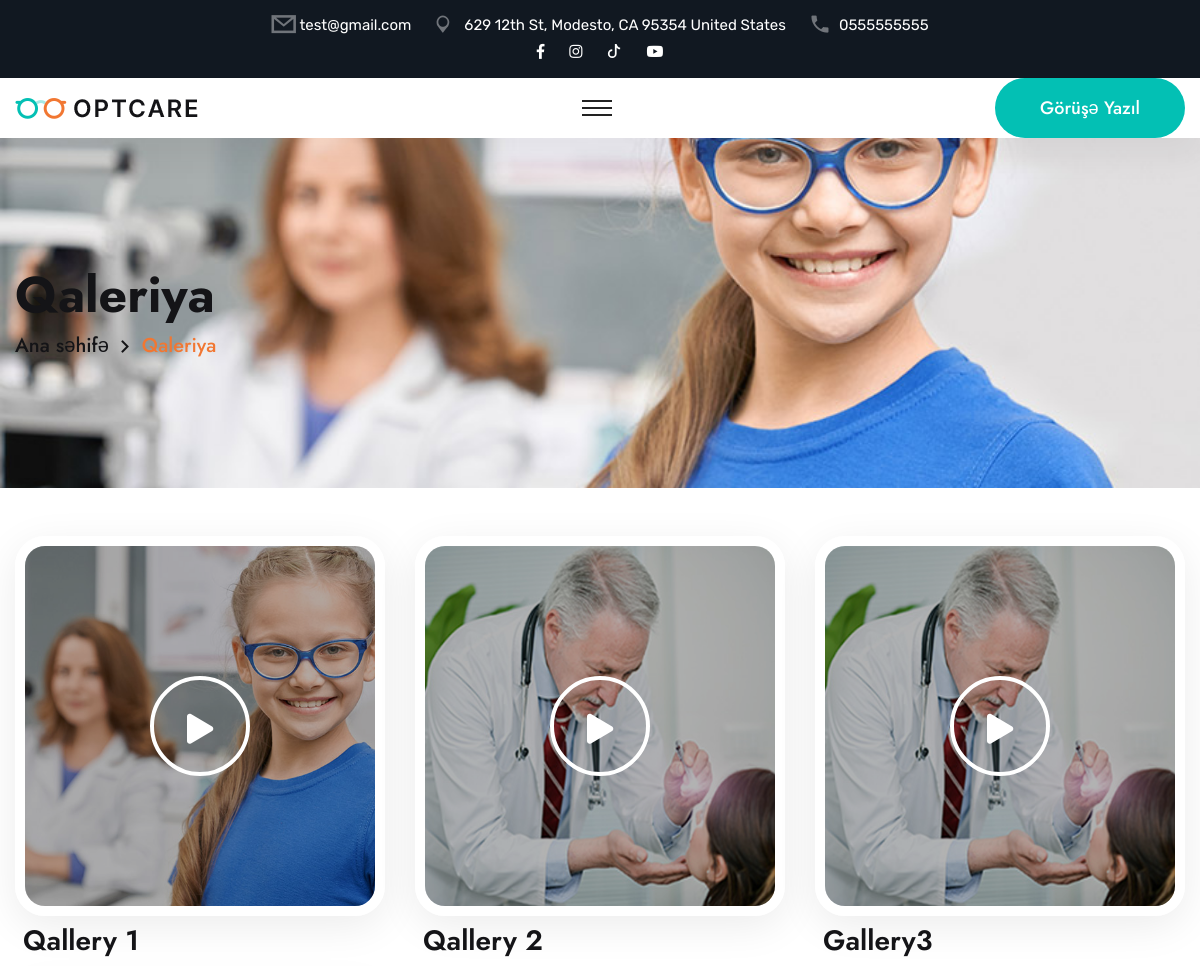
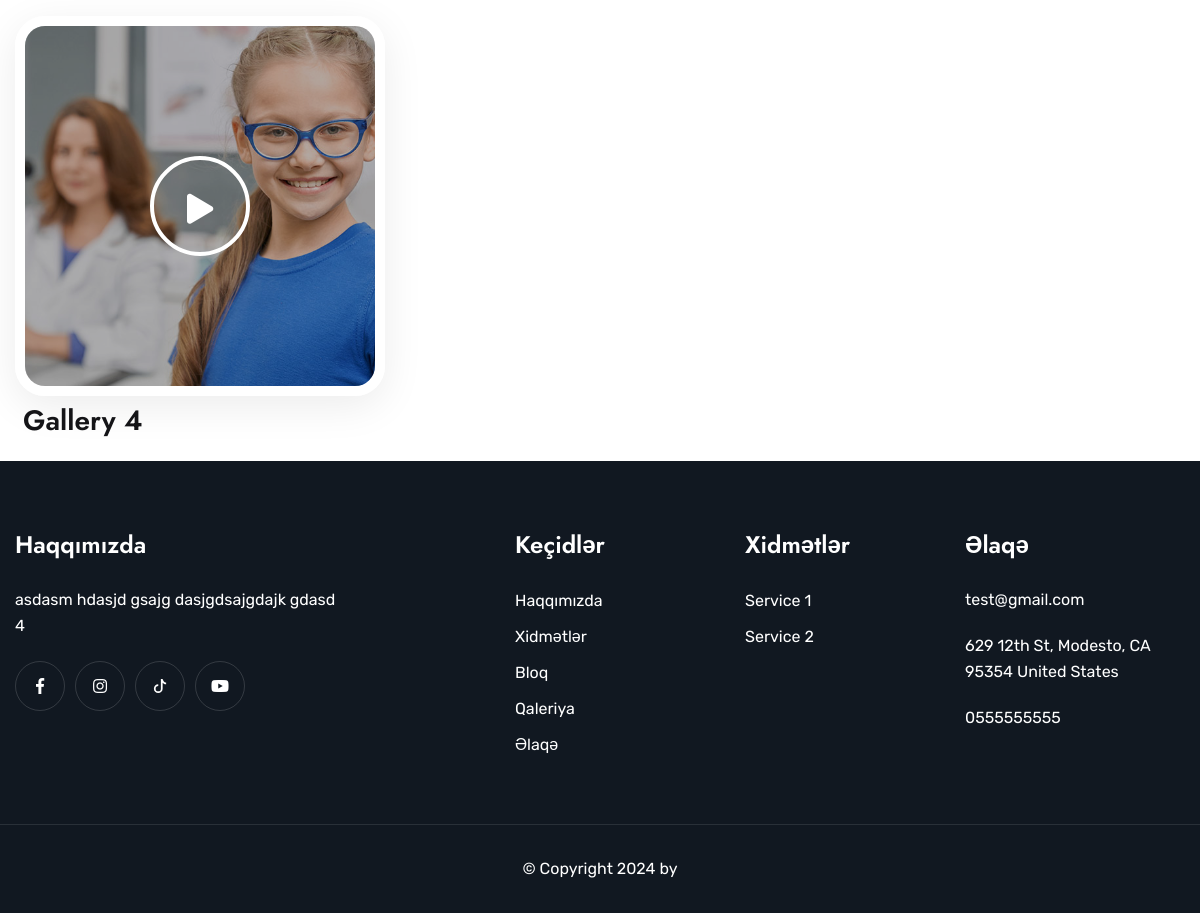
Page /gallery/ on the committed database (2 pictures, top to bottom).
### core/models.py (models this page shows, shortened)
class GeneralSettings(models.Model):
    site_title = models.CharField(
        max_length=200, verbose_name="Saytın başlığı", null = True, blank = True)
    adress = models.CharField(max_length=1500, verbose_name="Ünvan", null=True, blank = True)
    phone_number = models.CharField(
        max_length=50, verbose_name="Nömrə", null=True, blank=True)
    email = models.EmailField(blank = True)
    g_adress = models.CharField(
        max_length=1500, verbose_name="Google Map linki", null=True, blank=True)
    g_adress_iframe = models.TextField(
        verbose_name="Google Map Iframe linki", null=True, blank=True)
    logo = models.FileField(verbose_name="logo",
                            blank=True, upload_to="general_settings_logo")
    mobile_logo = models.FileField(verbose_name="Mobile logo",
                                   help_text="Mobile logo", blank=True, null=True, upload_to="general_settings_mobile_logo")
    favicon = models.FileField(verbose_name="favicon",
                               blank=True, null=True, upload_to="general_settings_favicon")
    footer_logo = models.FileField(help_text="Footer logo", blank=True, null=True, upload_to="general_settings_footer_logo")
    footer_description = models.TextField(null = True, blank = True)
    copyright_title = models.CharField(max_length = 100, blank = True)
    pages_banner_image = models.ImageField(upload_to = 'banner_image', verbose_name = 'Səhiflərdəki banner photo', null = True, blank = True)
    facebook = models.CharField(
        max_length=200, verbose_name="Facebook", blank=True)
    instagram = models.CharField(
        max_length=200, verbose_name="Instagram", blank=True)
    youtube = models.CharField(
        max_length=200, verbose_name="Youtube", blank=True)
    tiktok = models.CharField(
        max_length=200, verbose_name="TikTok", blank=True)
    class Meta:
        verbose_name = "Setting"
        verbose_name_plural = "General Settings"

class Gallery(models.Model):
    title = models.CharField(max_length = 500)
    image = models.ImageField(upload_to = 'gallery')
    youtube_link = models.TextField(null = True, blank = True)
    class Meta:
        verbose_name = "Qaleriya"
        verbose_name_plural = "Qaleriya"

class Service(models.Model):
    title = models.CharField(max_length = 100)
    slug = models.SlugField(blank=True, null=True, unique = True)
    icon = models.ImageField(upload_to = 'service_icon', null = True)
    image = models.ImageField(upload_to = 'service')
    description = RichTextUploadingField(null = True)
    is_home_page = models.BooleanField(default = False)
    class Meta:
        verbose_name = "Xidmət"
        verbose_name_plural = "Xidmətlər"
    def get_absolute_url(self):
        return reverse("service-detail", args=[str(self.slug)])

### core/views.py (the view)
# urls.py: path('gallery/', views.GalleryPageView.as_view(), name='gallery'),
class GalleryPageView(ListView):
    model = Gallery
    template_name = 'gallery.html'
    context_object_name = 'galleries'
    paginate_by = 9
    def get_queryset(self):
        return Gallery.objects.all()

### core/context_processors.py (called while the page is built)
def extras(request):
    context={
        'setting': GeneralSettings.objects.first(),
        "f_services": Service.objects.all()[:6],
        'c_blogs': Blog.objects.all()[:2],
        'current_year': datetime.datetime.now().year
    }
    return context

### core/templates/gallery.html (shortened to what this page needs)
{% extends "base.html" %}
{% block content %}
{% load static %}
{% include "components/page-title.html" with page="Qaleriya" %}
<section class="contact-section p_relative pt-5">
    <div class="auto-container">
        <div class="row clearfix">
            {% for gallery in galleries %}
            <div class="col-lg-4 col-md-6 col-sm-12 video-column mb-4">
                <div class="video-inner gallery_image" style="background-image: url({{gallery.image.url}});">
                    <div class="video-btn">
                        <a href="{{gallery.youtube_link}}" class="lightbox-image" data-caption=""><i class="fas fa-play"></i></a>
                    </div>
                </div>
                <h3 class="pt-2 pl-2">{{gallery.title}}</h3>
            </div>
            {% endfor %}
        </div>
    </div>
</section>
{% endblock content %}

### templates/base.html (shortened to what this page needs)
{% load static %}
<!DOCTYPE html>
<html lang="en">
<head>
<link href="{% static "assets/css/font-awesome-all.css" %}" rel="stylesheet">
<link href="{% static "assets/css/flaticon.css" %}" rel="stylesheet">
<link href="{% static "assets/css/owl.css" %}" rel="stylesheet">
<link href="{% static "assets/css/bootstrap.css" %}" rel="stylesheet">
<link href="{% static "assets/css/jquery.fancybox.min.css" %}" rel="stylesheet">
<link href="{% static "assets/css/animate.css" %}" rel="stylesheet">
<link href="{% static "assets/css/color.css" %}" rel="stylesheet">
<link href="{% static "assets/css/elpath.css" %}" rel="stylesheet">
<link href="{% static "assets/css/jquery-ui.css" %}" rel="stylesheet">
<link href="{% static "assets/css/style.css" %}" rel="stylesheet">
<link href="{% static "assets/css/responsive.css" %}" rel="stylesheet">
</head>
<body>
    <div class="boxed_wrapper">
        {% include "components/header/main-header.html" %}
        {% block content %}{% endblock content %}
        {% include "components/footer/footer.html" %}
    </div>
</body>
</html>

### templates/components/header/main-header.html (shortened to what this page needs)
{% load static %}
<header class="main-header">
    <div class="header-top">
        <div class="auto-container">
            <div class="top-inner">
                <div class="left-column">
                    <ul class="info clearfix">
                        <li><i class="icon-1"></i><a href="mailto:{{setting.email}}">{{setting.email}}</a></li>
                        <li><i class="icon-2"></i><a href="{{setting.g_adress}}">{{setting.adress}}</a></li>
                        <li><i class="icon-3"></i><a href="tel:{{setting.phone_number}}">{{setting.phone_number}}</a></li>
                    </ul>
                </div>
                <div class="right-column">
                    <ul class="social-links clearfix">
                        <li>
                            <a href="{% if setting.facebook %}{{setting.facebook}}{% else %}#{% endif %}"><i class="fab fa-facebook-f" aria-hidden="true"></i></a>
                        </li>
                        <li>
                            <a href="{% if setting.instagram %}{{setting.instagram}}{% else %}#{% endif %}"><i class="fab fa-instagram" aria-hidden="true"></i></a>
                        </li>
                        <li>
                            <a href="{% if setting.tiktok %}{{setting.tiktok}}{% else %}#{% endif %}">
                                <svg xmlns="http://www.w3.org/2000/svg" style="margin-bottom:4px;" width="14" height="14" fill="currentColor" class="bi bi-tiktok" viewBox="0 0 16 16">
                                    <path d="M9 0h1.98c.144.715.54 1.617 1.235 2.512C12.895 3.389 13.797 4 15 4v2c-1.753 0-3.07-.814-4-1.829V11a5 5 0 1 1-5-5v2a3 3 0 1 0 3 3z"/>
                                  </svg>                           </a>
                        </li> <li>
                            <a href="{% if setting.youtube %}{{setting.youtube}}{% else %}#{% endif %}"><i class="fab fa-youtube" aria-hidden="true"></i></a>
                        </li>
                    </ul>
                </div>
            </div>
        </div>
    </div>
    <div class="header-lower">
        <div class="auto-container">
            <div class="outer-box">
                <div class="logo-box">
                    <figure class="logo"><a href="{% url "home" %}"><img src="{{setting.logo.url}}" alt=""></a></figure>
                </div>
                <div class="menu-area clearfix">
                    <div class="mobile-nav-toggler">
                        <i class="icon-bar"></i>
                        <i class="icon-bar"></i>
                        <i class="icon-bar"></i>
                    </div>
                </div>
                <div class="nav-right">
                    <div class="btn-box">
                        <a href="{% url "contact" %}" class="theme-btn btn-one">Görüşə yazıl</a>
                    </div>
                </div>
            </div>
        </div>
    </div>
</header>

### core/templates/components/page-title.html
{% load static %}
<section class="page-title">
    <div class="bg-layer" style="background-image: url({{setting.pages_banner_image.url}});"></div>
    <div class="auto-container">
        <div class="content-box">
            <h1>{{page}}
            </h1>
            <ul class="bread-crumb clearfix">
                <li><a href="{% url "home" %}">Ana səhifə</a></li>
                <li>{{page}}</li>
            </ul>
        </div>
    </div>
</section>

### templates/components/footer/footer.html
<footer class="main-footer p_relative">
    <div class="widget-section">
        <div class="auto-container">
            <div class="row clearfix">
                <div class="col-lg-4 col-md-6 col-sm-12 footer-column">
                    <div class="about-widget footer-widget mr_40">
                        <div class="widget-title">
                            <h3>Haqqımızda</h3>
                        </div>
                        <div class="widget-content">
                            <p>{{setting.footer_description}}</p>
                            <ul class="social-links clearfix">
                                <li>
                                    <a href="{% if setting.facebook %}{{setting.facebook}}{% else %}#{% endif %}"><i class="fab fa-facebook-f" aria-hidden="true"></i></a>
                                </li>
                                <li>
                                    <a href="{% if setting.instagram %}{{setting.instagram}}{% else %}#{% endif %}"><i class="fab fa-instagram" aria-hidden="true"></i></a>
                                </li>
                                <li>
                                    <a href="{% if setting.tiktok %}{{setting.tiktok}}{% else %}#{% endif %}">
                                        <svg xmlns="http://www.w3.org/2000/svg" style="margin-bottom:4px;" width="14" height="14" fill="currentColor" class="bi bi-tiktok" viewBox="0 0 16 16">
                                            <path d="M9 0h1.98c.144.715.54 1.617 1.235 2.512C12.895 3.389 13.797 4 15 4v2c-1.753 0-3.07-.814-4-1.829V11a5 5 0 1 1-5-5v2a3 3 0 1 0 3 3z"/>
                                          </svg>                           </a>
                                </li> <li>
                                    <a href="{% if setting.youtube %}{{setting.youtube}}{% else %}#{% endif %}"><i class="fab fa-youtube" aria-hidden="true"></i></a>
                                </li>
                            </ul>
                        </div>
                    </div>
                </div>
                <div class="col-lg-3 col-md-6 col-sm-12 footer-column">
                    <div class="links-widget footer-widget ml_100">
                        <div class="widget-title">
                            <h3>Keçidlər</h3>
                        </div>
                        <div class="widget-content">
                            <ul class="links-list clearfix">
                                <li><a href="{% url "about" %}">Haqqımızda</a></li>
                                <li><a href="{% url "services" %}">Xidmətlər</a></li>
                                <li><a href="{% url "blogs" %}">Bloq</a></li>
                                <li><a href="{% url "gallery" %}">Qaleriya</a></li>
                                <li><a href="{% url "contact" %}">Əlaqə</a></li>
                            </ul>
                        </div>
                    </div>
                </div>
                <div class="col-lg-2 col-md-6 col-sm-12 footer-column">
                    <div class="links-widget footer-widget ml_30">
                        <div class="widget-title">
                            <h3>Xidmətlər</h3>
                        </div>
                        <div class="widget-content">
                            <ul class="links-list clearfix">
                                {% for item in f_services %}
                                <li><a href="{{item.get_absolute_url}}">{{item.title}}</a></li>
                                {% endfor %}
                            </ul>
                        </div>
                    </div>
                </div>
                <div class="col-lg-3 col-md-6 col-sm-12 footer-column">
                    <div class="contact-widget footer-widget ml_50">
                        <div class="widget-title">
                            <h3>Əlaqə</h3>
                        </div>
                        <div class="widget-content">
                            <ul class="info clearfix">
                                <li><a href="mailto:{{setting.email}}">{{setting.email}}</a></li>
                                <li><a href="{{setting.g_adress}}">{{setting.adress}}</a></li>
                                <li><a href="tel:{{setting.phone_number}}">{{setting.phone_number}}</a></li>
                            </ul>
                        </div>
                    </div>
                </div>
            </div>
        </div>
    </div>
    <div class="footer-bottom centred">
        <div class="auto-container">
            <div class="copyright">
                <p>&copy; Copyright {{current_year}} by <a href="{{setting.copyright_link}}">{{setting.copyright_title}}</a></p>
            </div>
        </div>
    </div>
</footer>

### static/assets/css/color.css (style rules this page uses)
.theme-btn.btn-one { background: #03c0b4; }
.page-title .content-box .bread-crumb li { color: #f17732; }

### static/assets/css/elpath.css (style rules this page uses)
.p_relative { position: relative; }
.mr_40 { margin-right: 40px; }
.ml_30 { margin-left: 30px; }
.ml_50 { margin-left: 50px; }
.ml_100 { margin-left: 100px; }

### static/assets/css/responsive.css (style rules this page uses)
@media only screen and (max-width: 1200px) { .menu-area .mobile-nav-toggler { display: block; padding: 10px; } }
@media only screen and (max-width: 1200px) { .header-top .top-inner { display: block; } }
@media only screen and (max-width: 1200px) { .header-top .info, .header-top .right-column { justify-content: center; } }

### rows in the picture
GeneralSettings: email "test@gmail.com", adress "629 12th St, Modesto, CA 95354 United States", phone_number "0555555555", logo (picture), pages_banner_image (picture), footer_description "asdasm hdasjd gsajg dasjgdsajgdajk gdasd 4"
Gallery: image (picture), title "Qallery 1"
Gallery: image (picture), title "Qallery 2"
Gallery: image (picture), title "Gallery3"
Gallery: image (picture), title "Gallery 4"
Service: title "Service 1"
Service: title "Service 2"

### other values in the picture
{{ page }} "Qaleriya"
